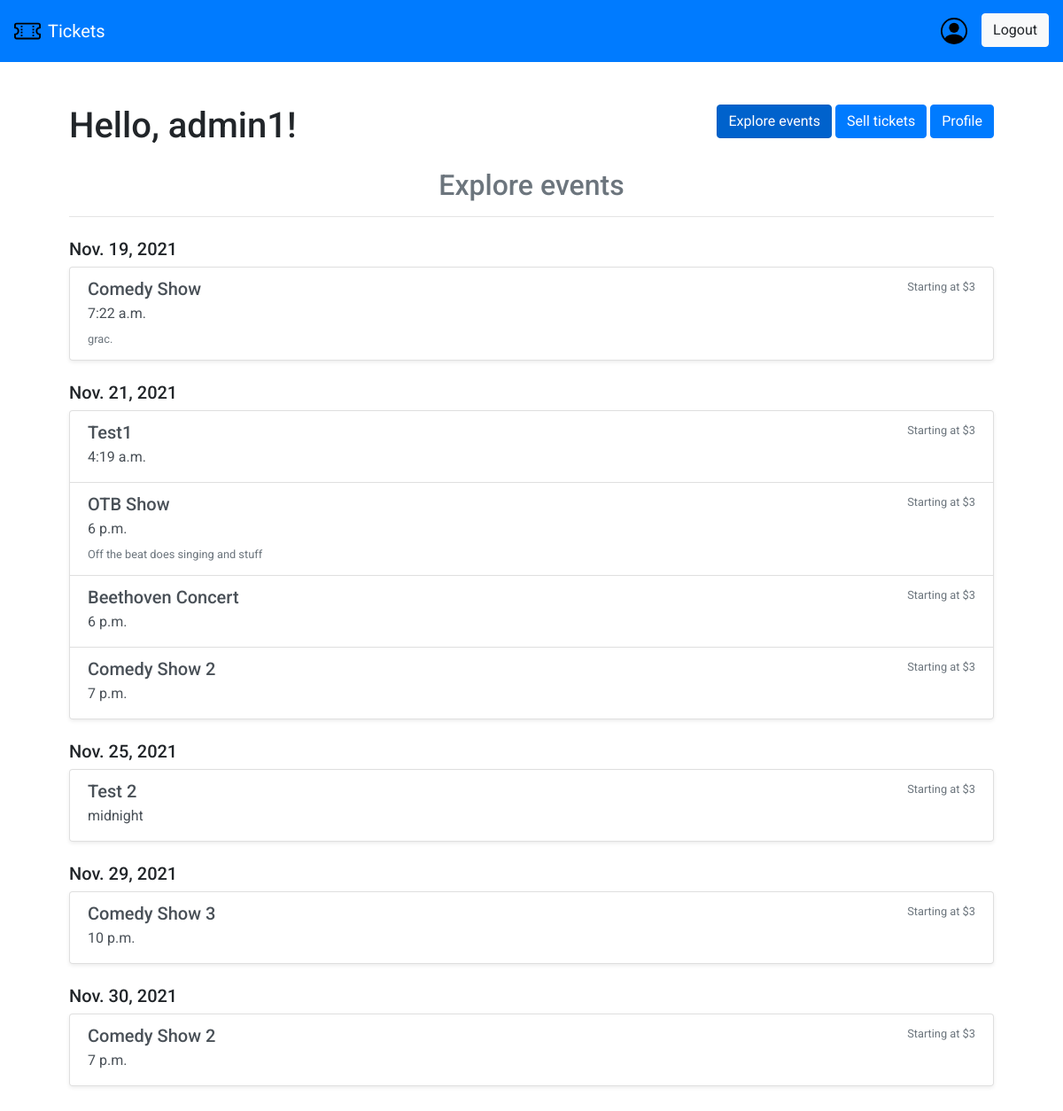
The page / (signed in) on the database its author committed.
### main/models.py (models this page shows, shortened)
class Event(models.Model):
    name = models.CharField(max_length=100)
    description = models.TextField(max_length=300, blank=True)
    location = models.CharField(max_length=100, blank=True)
    date = models.DateTimeField()

### main/views.py (the view)
def main_view(request):
    if not request.user.is_authenticated:
        return render(request, "splash.html")
    events = Event.objects.all().order_by("date")
    return render(request, "main.html", {"events": events})

### main/templates/main.html (shortened to what this page needs)
{% extends 'base.html' %}
{% load static %}
{% block navbar %}
<ul class="nav navbar-nav ml-auto">
  <a class="navbar-brand" href="/profile">
    <img src="{% static 'css/person-circle.svg' %}" width="30" height="30" class="d-inline-block align-top" alt="">
  </a>
  <a href="/logout"><button class="btn btn-light">Logout</button></a>
</ul>
{% endblock %}
{% block body %}
<div class="intro-container">
  <h1>Hello, {{ user.username }}!</h1>
  <div class="actions-container">
    <form action="">
      <input type="submit" class="btn btn-primary active" aria-current="page" value="Explore events" />
    </form>
    <form action="/sell">
      <input type="submit" class="btn btn-primary" value="Sell tickets" />
    </form>
    <form action="/profile">
      <input type="submit" class="btn btn-primary" aria-current="page" value="Profile" />
    </form>
  </div>
</div>
{% regroup events by date.date as dates_list %}
<div class="events-container">
  <h2 class="text-center text-muted">Explore events</h2>
  <hr class="mb-4">
  {% for date in dates_list %}
  <div class="list-group mb-4">
    <h5>{{ date.grouper }}</h5>
    <div class="shadow-sm bg-white rounded">
      {% for event in date.list %}
      <a href="#" class="list-group-item list-group-item-action">
        <div class="d-flex w-100 justify-content-between">
          <h5 class="mb-1">{{ event.name }}</h5>
          <small class="text-muted">Starting at $3</small>
        </div>
        <p class="mb-1">{{ event.date.time }}</p>
        <small class="text-muted">{{ event.description }}</small>
      </a>
      {% endfor %}
    </div>
  </div>
  {% endfor %}
</div>
{% endblock %}

### main/static/css/base.css (style rules this page uses)
* { font-family: "Avenir", "Roboto", sans-serif; }
.navbar-brand { display: flex; column-gap: 0.5rem; }
.intro-container { display: flex; justify-content: space-between; }
.actions-container { display: flex; column-gap: 0.25rem; }

### rows shown on the page
Event: name "Comedy Show", date.time "7:22 a.m.", description "grac."
Event: name "Test1", date.time "4:19 a.m."
Event: name "OTB Show", date.time "6 p.m.", description "Off the beat does singing and stuff"
Event: name "Beethoven Concert", date.time "6 p.m."
Event: name "Comedy Show 2", date.time "7 p.m."
Event: name "Test 2", date.time "midnight"
Event: name "Comedy Show 3", date.time "10 p.m."
Event: name "Comedy Show 2", date.time "7 p.m."

### other values the page prints
{{ user.username }} "admin1"
{{ date.grouper }} "Nov. 19, 2021" "Nov. 21, 2021" "Nov. 25, 2021" "Nov. 29, 2021" "Nov. 30, 2021"
